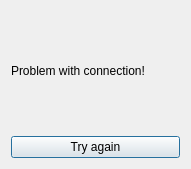
<?xml version="1.0" encoding="UTF-8"?>
<ui version="4.0">
 <class>PopUp</class>
 <widget class="QDialog" name="PopUp">
  <property name="geometry">
   <rect>
    <x>0</x>
    <y>0</y>
    <width>191</width>
    <height>169</height>
   </rect>
  </property>
  <property name="windowTitle">
   <string>Dialog</string>
  </property>
  <layout class="QVBoxLayout" name="verticalLayout">
   <item>
    <widget class="QLabel" name="label">
     <property name="text">
      <string>Problem with connection!</string>
     </property>
    </widget>
   </item>
   <item>
    <widget class="QPushButton" name="pbTryAgain">
     <property name="text">
      <string>Try again</string>
     </property>
    </widget>
   </item>
  </layout>
 </widget>
 <resources/>
 <connections/>
</ui>
